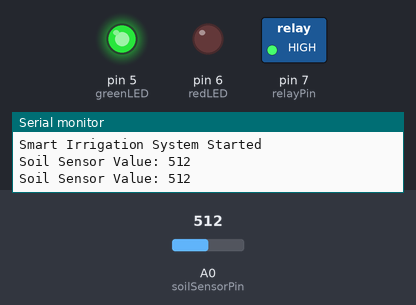
This sketch was run on a simulated Arduino Uno, built with avr-gcc and run on an emulated ATmega328P. On the bench: switched loads named in the sketch (green lamp = pin HIGH), output pins drawn as LEDs (lit = HIGH), the last lines printed to the serial monitor. The test bench sets the inputs (shaded band); at power-on: A0 (soilSensorPin) = 512.

Above: at 2.8 s.
2.9 s: A0 (soilSensorPin) set to 689
5.6 s: A0 (soilSensorPin) set to 708
At 6.4 s:
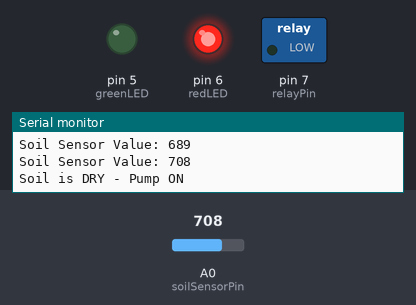
Timing chart, 0 to 8.6 s (numbered marks = the images above; inputs shaded):
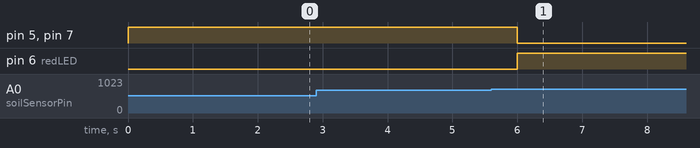

Measured:
- the behaviour switches between 700 and 701 on A0 (soilSensorPin) (found by bisection; images 0 and 1)
- after the input at 5.6 s, pin 5 (greenLED), pin 7 (relayPin): HIGH → LOW after 0.40 s; pin 6 (redLED): LOW → HIGH after 0.40 s

The sketch:

sketch_aug30a.ino
```cpp
const int soilSensorPin = A0;
const int relayPin = 7;

const int greenLED = 5;
const int redLED = 6;

// Calibrate these values for your sensor
const int DRY_THRESHOLD = 700;
const int WET_THRESHOLD = 450;

bool pumpState = false;

void setup() {
  Serial.begin(9600);

  pinMode(relayPin, OUTPUT);
  pinMode(greenLED, OUTPUT);
  pinMode(redLED, OUTPUT);

  // Pump OFF initially
  digitalWrite(relayPin, HIGH);

  digitalWrite(greenLED, HIGH);
  digitalWrite(redLED, LOW);

  Serial.println("Smart Irrigation System Started");
}

void loop() {

  int soilValue = analogRead(soilSensorPin);

  Serial.print("Soil Sensor Value: ");
  Serial.println(soilValue);

  // Soil is dry
  if (soilValue > DRY_THRESHOLD) {

    pumpState = true;

    digitalWrite(relayPin, LOW);

    digitalWrite(greenLED, LOW);
    digitalWrite(redLED, HIGH);

    Serial.println("Soil is DRY - Pump ON");
  }

  // Soil is sufficiently wet
  else if (soilValue < WET_THRESHOLD) {

    pumpState = false;

    digitalWrite(relayPin, HIGH);

    digitalWrite(greenLED, HIGH);
    digitalWrite(redLED, LOW);

    Serial.println("Soil is WET - Pump OFF");
  }

  delay(2000);
}
```
